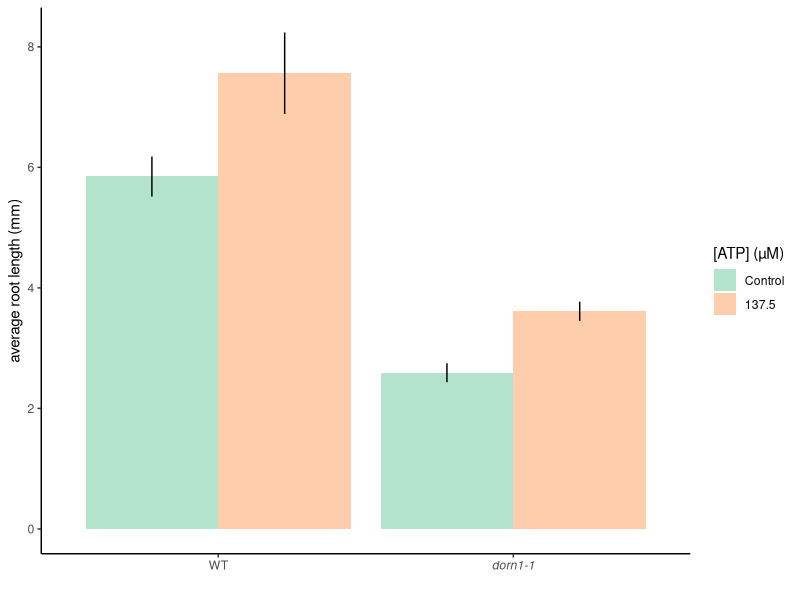
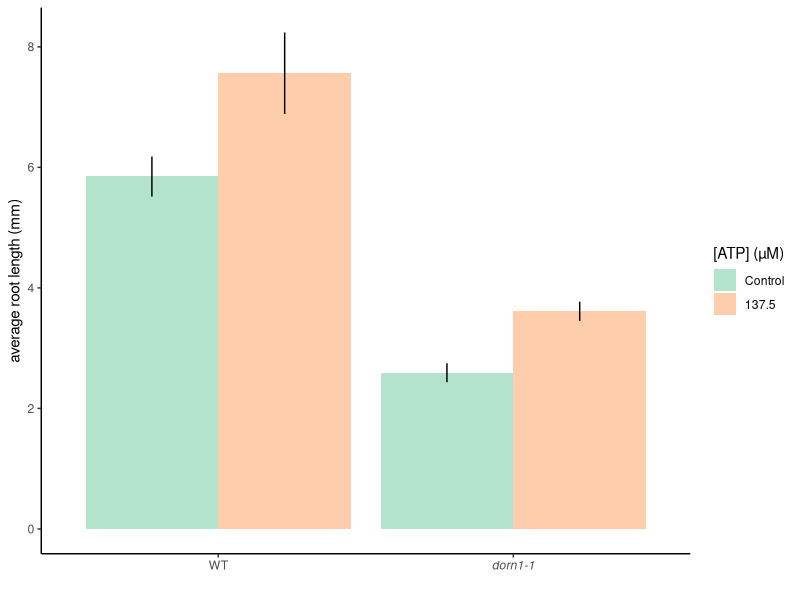

Write R code to recreate these figures, in order.
## ---- chunk 1
knitr::opts_chunk$set(echo = TRUE)
library(tidyverse)
library(ggpubr)
library(dplyr)
library(ggplot2)
library(vegan)
library(RColorBrewer)
theme_set(theme_classic()) # Set the theme

setwd("C:/Users/Marcela Morassi/Documents/Github/ClarkLab")


exp5_m <- read.csv("data_exp5_m.csv")
## ---- chunk 2
#turning data discrete
exp5_m <- exp5_m %>% 
  mutate(ATP_conc = as.character(ATP_conc)) %>% 
  filter(day==7, root>0) %>% 
  mutate(genotype = factor(genotype, levels = c("WT", "KO")))


#SE
exp5_m_SE <- exp5_m %>% 
  group_by(genotype, ATP_conc) %>% 
  summarise(mean_root = mean(root), se = sd(root)  / sqrt(n()))
## ---- chunk 3
#Marcela final root length
#WT control vs. 137.5
t.test(root ~ ATP_conc, genotype=="WT", data = exp5_m, var.equal=FALSE, conf.level=0.95)
#KO control vs. 137.5
t.test(root ~ ATP_conc, genotype=="KO", data = exp5_m, var.equal=FALSE, conf.level=0.95)
#WT v KO control
t.test(root ~ genotype, ATP_conc == "0", data = exp5_m, var.equal=FALSE, conf.level=0.95)

exp5_m %>% 
  select(root, ATP_conc, genotype) %>% 
  filter(ATP_conc=="0", genotype == "KO") %>% 
  summary()


## ---- chunk 4


##Final root length
#Marcela
ggplot(exp5_m_SE, aes(x = genotype, y = mean_root, fill = ATP_conc, group = factor (ATP_conc)), col=palette) +
  geom_col(stat="identity", position = position_dodge())+
  xlab("")+ylab("average root length (mm)")+
  scale_x_discrete(labels = c("WT", expression(italic("dorn1-1"))))+
  geom_linerange( aes(ymin = mean_root - se, ymax = mean_root + se),  width=.2,
                  position=position_dodge(.9))+
  scale_fill_brewer(palette = "Pastel2", name = "[ATP] (µM)", labels=c("Control", "137.5"))
ggsave("exp5_m_finalgrowth.png")
